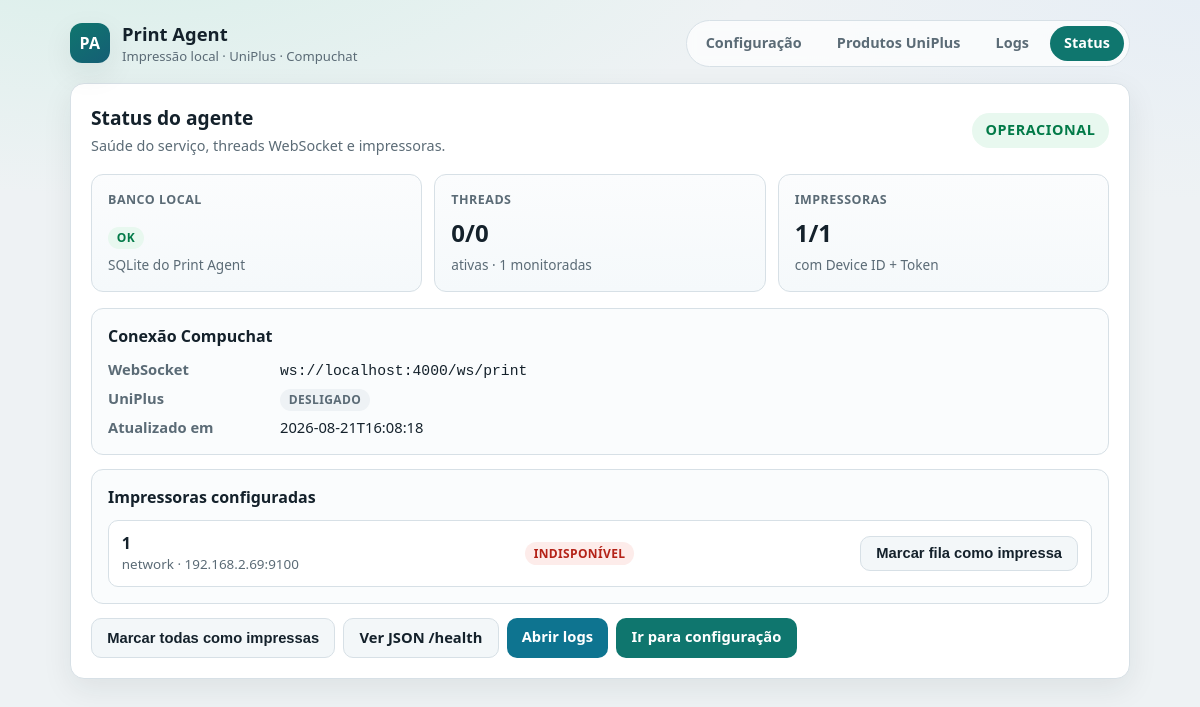
The page /status on the database as committed earlier.
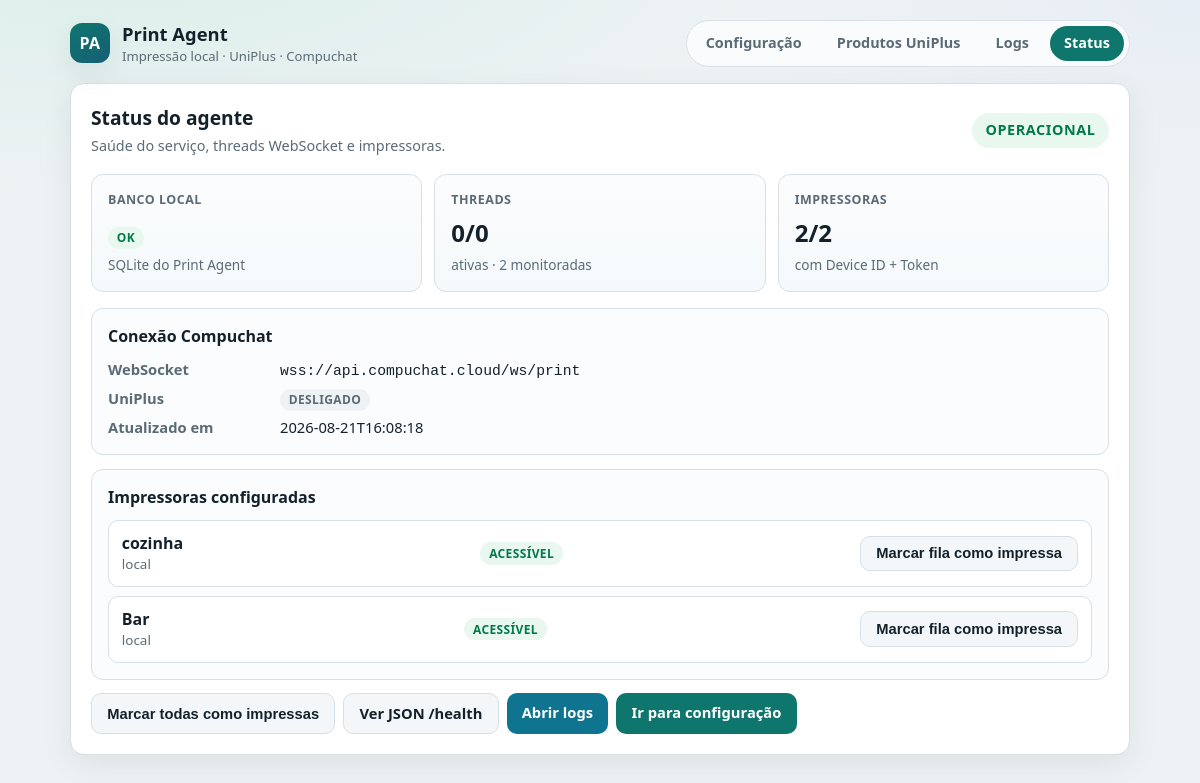
The same page on the database as committed later.
### tables this page shows
CREATE TABLE config (
                key TEXT PRIMARY KEY,
                value TEXT
            );

### app.py (the view)
@app.route("/status")
def status_page():
    health_status = _build_health_status()
    return render_template(
        "status.html",
        active_nav="status",
        health=health_status,
        ws_url=db.get_config("ws_url") or "",
        uniplus_enabled=(db.get_config("uniplus_enabled") or "false").lower()
        in ("true", "1", "yes", "on"),
    )

### app.py (called while the page is built, shortened)
def _printer_health_cached():
    now = time.monotonic()
    cached_at = float(_printer_probe_cache.get("at") or 0)
    if _printer_probe_cache.get("items") is not None and now - cached_at < _PRINTER_PROBE_TTL_SEC:
        return _printer_probe_cache["items"]

### db.py (called while the page is built)
def _get_connection():
    if not DatabaseRecovery.validate_db_connection(DB_FILE):
        print(f"[WARN] Problema detectado no banco de dados. Tentando recuperar...")
        DatabaseRecovery.backup_db(DB_FILE)
    conn = sqlite3.connect(DB_FILE, timeout=10.0)  # Timeout aumentado
    conn.row_factory = sqlite3.Row
    conn.execute("PRAGMA journal_mode=WAL")
    return conn

def get_config(key: str) -> str:
    conn = _get_connection()
    try:
        cursor = conn.execute(
            "SELECT value FROM config WHERE key = ?", (key,)
        )
        row = cursor.fetchone()
        if row:
            return row[0]
        default = DEFAULT_CONFIG.get(key, "")
        return default
    finally:
        conn.close()

### product_sync.py (called while the page is built)
def is_product_sync_poll_enabled() -> bool:
    raw = (db.get_config("uniplus_product_sync_poll") or "false").lower()
    return raw in ("true", "1", "yes", "on") and is_uniplus_enabled(db)

### templates/status.html (shortened to what this page needs)
{% extends "base.html" %}
{% block content %}
<div class="status-hero">
    <div>
        <h2 class="page-title">Status do agente</h2>
        <p class="page-sub" style="margin-bottom: 0;">Saúde do serviço, threads WebSocket e impressoras.</p>
    </div>
    {% set st = health.status or 'ok' %}
    <span class="status-pill status-{{ st }}">
        {% if st == 'ok' %}Operacional{% elif st == 'degraded' %}Degradado{% else %}{{ st }}{% endif %}
    </span>
</div>
<div class="cards">
    <div class="card">
        <h3>Banco local</h3>
        <div class="big">
            {% if health.database.status == 'ok' %}
            <span class="badge badge-ok">OK</span>
            {% else %}
            <span class="badge badge-error">Erro</span>
            {% endif %}
        </div>
        <div class="sub">SQLite do Print Agent</div>
    </div>
    <div class="card">
        <h3>Threads</h3>
        <div class="big">{{ health.threads.alive }}/{{ health.threads.total }}</div>
        <div class="sub">ativas · {{ health.threads.monitored }} monitoradas</div>
    </div>
    <div class="card">
        <h3>Impressoras</h3>
        <div class="big">{{ health.printers.active }}/{{ health.printers.configured }}</div>
        <div class="sub">com Device ID + Token</div>
    </div>
</div>
<div class="section">
    <h3>Conexão Compuchat</h3>
    <dl class="kv">
        <dt>WebSocket</dt>
        <dd><code>{{ ws_url or '—' }}</code></dd>
        <dt>UniPlus</dt>
        <dd>
            {% if health.uniplus and health.uniplus.enabled %}
            <span class="badge badge-ok">Ativo</span>
            <span class="badge badge-muted">conexão sob demanda</span>
            {% if health.uniplus.product_sync_poll %}
            <span class="badge badge-error">poll produtos ON</span>
            {% else %}
            <span class="badge badge-ok">poll produtos OFF</span>
            {% endif %}
            {% else %}
            <span class="badge badge-muted">Desligado</span>
            {% endif %}
        </dd>
        <dt>Atualizado em</dt>
        <dd>{{ health.timestamp }}</dd>
    </dl>
</div>
<div class="section">
    <h3>Impressoras configuradas</h3>
    {% if health.printers.health %}
    <div class="printer-list">
        {% for p in health.printers.health %}
        <div class="printer-row">
            <div>
                <div class="name">{{ p.name or p.device_id or '(sem device id)' }}</div>
                <div class="meta">
                    {{ p.connection_type }}
                    {% if p.connection_type == 'network' and p.printer_ip %}
                    · {{ p.printer_ip }}:{{ p.printer_port or 9100 }}
                    {% endif %}
                </div>
            </div>
            {% if p.accessible %}
            <span class="badge badge-ok">Acessível</span>
            {% else %}
            <span class="badge badge-error">Indisponível</span>
            {% endif %}
            <button type="button" class="btn btn-ghost btn-cancel-queue" data-device-id="{{ p.device_id }}">Marcar fila como impressa</button>
        </div>
        {% endfor %}
    </div>
    {% else %}
    <p class="hint">Nenhuma impressora configurada.</p>
    {% endif %}
</div>
<div class="actions">
    <button type="button" class="btn btn-ghost" id="btn-cancel-all-queues">Marcar todas como impressas</button>
    <a href="/health" class="btn btn-ghost" target="_blank" rel="noopener">Ver JSON /health</a>
    <a href="/logs" class="btn btn-secondary">Abrir logs</a>
    <a href="/" class="btn">Ir para configuração</a>
</div>
{% endblock %}

Rows that differ between the two databases and show on the page:
changed config: value "ws://localhost:4000/ws/print" → "wss://api.compuchat.cloud/ws/print"
Other text that changed with them:
{{ health.threads.monitored }}: "1" → "2"
{{ health.printers.active }}: "1" → "2"
{{ health.printers.configured }}: "1" → "2"
new list line: "cozinha local ACESSÍVEL Marcar fila como impressa"
new list line: "Bar local ACESSÍVEL Marcar fila como impressa"
list line gone: "1 network · 192.168.2.69 : 9100 INDISPONÍVEL Marcar fila como impressa"
